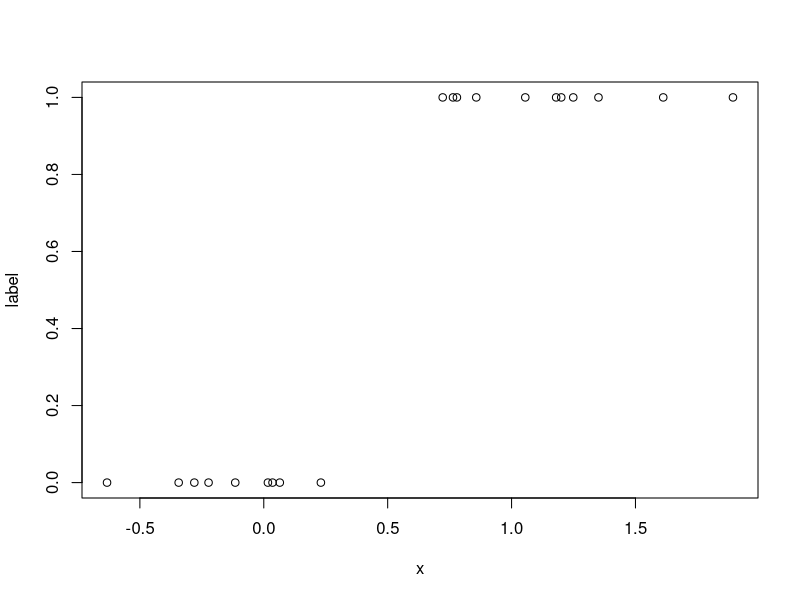

The R source for this figure:
################################################################################
#
#           UCL Statistical Design and Data Ethics (Spring 2025)
#
#           Chap. 3.5: Logistic Regression and Classification
#
################################################################################

y <- c(rep(1,25),rep(0,75))
glm(y ~ 1, family = binomial())
summary(glm(y ~ 1, family = binomial()))

# Prelim:
set.seed(123)
# Data:
y <- c(rep(0,10),rep(1,10))
x <- rnorm(n=length(y), mean=y, sd=1/2)
# Fit the model:
model <- glm(y ~ x, family = binomial())
print(summary(model))

predict(model)

pred  <- predict(model, type = "response")
label <- ifelse(pred>.5,1,0)
plot(x, label)